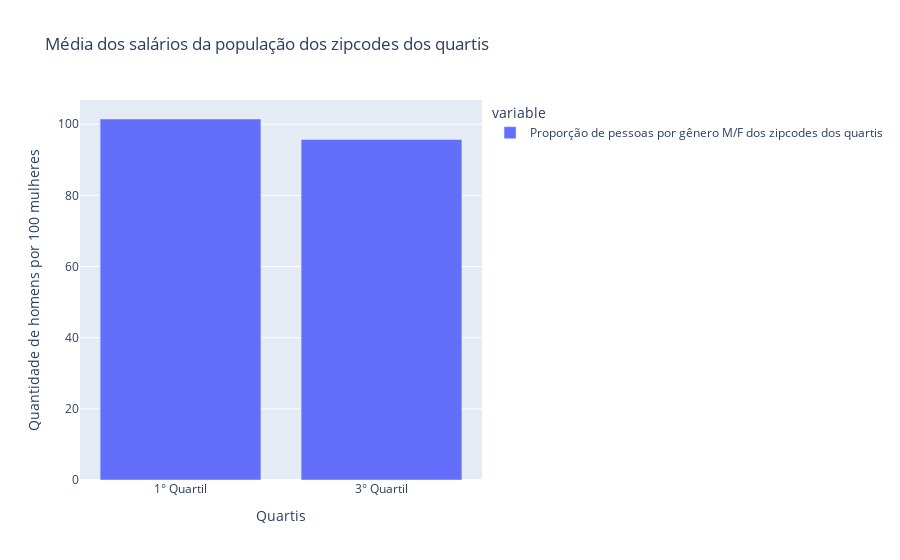

The cell this chart's notebook holds for it:
### Code cell
medias = pd.Series([df_geocode_combinando_transactional_data_25_e_DemographicData_ZCTAs['SexRatio(males per 100 females)'].mean(), df_geocode_combinando_transactional_data_75_e_DemographicData_ZCTAs['SexRatio(males per 100 females)'].mean()]) 
medias = medias.to_frame()
medias = medias.set_index([pd.Index(['1° Quartil', '3° Quartil'])])
medias.columns = ['Proporção de pessoas por gênero M/F dos zipcodes dos quartis']
fig = px.bar(medias, 
             labels={
                     "index": "Quartis",
                     "value": "Quantidade de homens por 100 mulheres"
             },
             barmode='group',
             title="Média dos salários da população dos zipcodes dos quartis")
fig.show()

### Figure 1 — Plotly figure (JSON) as saved in the notebook; plotly's stock layout.template omitted (floating-point values rounded to 4 significant figures)
{"data": [{"alignmentgroup": "True", "hovertemplate": "variable=Proporção de pessoas por gênero M/F dos zipcodes dos quartis<br>Quartis=%{x}<br>Quantidade de homens por 100 mulheres=%{y}<extra></extra>", "legendgroup": "Proporção de pessoas por gênero M/F dos zipcodes dos quartis", "marker": {"color": "#636efa", "pattern": {"shape": ""}}, "name": "Proporção de pessoas por gênero M/F dos zipcodes dos quartis", "offsetgroup": "Proporção de pessoas por gênero M/F dos zipcodes dos quartis", "orientation": "v", "showlegend": true, "textposition": "auto", "type": "bar", "x": ["1° Quartil", "3° Quartil"], "xaxis": "x", "y": [101.5, 95.7], "yaxis": "y"}], "layout": {"barmode": "group", "legend": {"title": {"text": "variable"}, "tracegroupgap": 0}, "title": {"text": "Média dos salários da população dos zipcodes dos quartis"}, "xaxis": {"anchor": "y", "domain": [0, 1], "title": {"text": "Quartis"}}, "yaxis": {"anchor": "x", "domain": [0, 1], "title": {"text": "Quantidade de homens por 100 mulheres"}}}}
